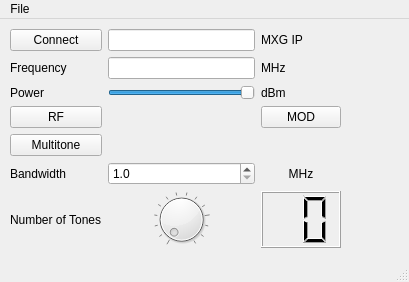
<?xml version="1.0" encoding="UTF-8"?>
<ui version="4.0">
 <class>MainWindow</class>
 <widget class="QMainWindow" name="MainWindow">
  <property name="geometry">
   <rect>
    <x>0</x>
    <y>0</y>
    <width>409</width>
    <height>282</height>
   </rect>
  </property>
  <property name="windowTitle">
   <string>MainWindow</string>
  </property>
  <widget class="QWidget" name="centralwidget">
   <widget class="QWidget" name="gridLayoutWidget">
    <property name="geometry">
     <rect>
      <x>10</x>
      <y>10</y>
      <width>331</width>
      <height>219</height>
     </rect>
    </property>
    <layout class="QGridLayout" name="gridLayout">
     <item row="6" column="3">
      <widget class="QLCDNumber" name="lcdNumber">
       <property name="smallDecimalPoint">
        <bool>false</bool>
       </property>
       <property name="digitCount">
        <number>2</number>
       </property>
      </widget>
     </item>
     <item row="5" column="3">
      <widget class="QLabel" name="label_7">
       <property name="layoutDirection">
        <enum>Qt::LeftToRight</enum>
       </property>
       <property name="text">
        <string>MHz</string>
       </property>
       <property name="alignment">
        <set>Qt::AlignCenter</set>
       </property>
      </widget>
     </item>
     <item row="1" column="3">
      <widget class="QLabel" name="label_5">
       <property name="text">
        <string>MHz</string>
       </property>
      </widget>
     </item>
     <item row="1" column="2">
      <widget class="QLineEdit" name="lineEdit_2"/>
     </item>
     <item row="3" column="3">
      <widget class="QPushButton" name="pushButton_3">
       <property name="text">
        <string>MOD</string>
       </property>
       <property name="checkable">
        <bool>true</bool>
       </property>
      </widget>
     </item>
     <item row="0" column="1">
      <widget class="QPushButton" name="pushButton">
       <property name="text">
        <string>Connect</string>
       </property>
       <property name="shortcut">
        <string>Ctrl+R</string>
       </property>
       <property name="checkable">
        <bool>true</bool>
       </property>
      </widget>
     </item>
     <item row="2" column="1">
      <widget class="QLabel" name="label_2">
       <property name="text">
        <string>Power</string>
       </property>
      </widget>
     </item>
     <item row="0" column="2">
      <widget class="QLineEdit" name="lineEdit"/>
     </item>
     <item row="3" column="1">
      <widget class="QPushButton" name="pushButton_2">
       <property name="text">
        <string>RF</string>
       </property>
       <property name="checkable">
        <bool>true</bool>
       </property>
      </widget>
     </item>
     <item row="2" column="3">
      <widget class="QLabel" name="label_3">
       <property name="text">
        <string>dBm</string>
       </property>
      </widget>
     </item>
     <item row="0" column="3">
      <widget class="QLabel" name="label">
       <property name="text">
        <string>MXG IP</string>
       </property>
      </widget>
     </item>
     <item row="1" column="1">
      <widget class="QLabel" name="label_4">
       <property name="text">
        <string>Frequency</string>
       </property>
      </widget>
     </item>
     <item row="2" column="2">
      <widget class="QSlider" name="horizontalSlider">
       <property name="minimum">
        <number>-100</number>
       </property>
       <property name="maximum">
        <number>0</number>
       </property>
       <property name="orientation">
        <enum>Qt::Horizontal</enum>
       </property>
      </widget>
     </item>
     <item row="5" column="2">
      <widget class="QDoubleSpinBox" name="doubleSpinBox">
       <property name="decimals">
        <number>1</number>
       </property>
       <property name="minimum">
        <double>1.000000000000000</double>
       </property>
       <property name="maximum">
        <double>20.000000000000000</double>
       </property>
       <property name="singleStep">
        <double>0.100000000000000</double>
       </property>
      </widget>
     </item>
     <item row="6" column="1">
      <widget class="QLabel" name="label_8">
       <property name="text">
        <string>Number of Tones</string>
       </property>
      </widget>
     </item>
     <item row="5" column="1">
      <widget class="QLabel" name="label_6">
       <property name="text">
        <string>Bandwidth</string>
       </property>
      </widget>
     </item>
     <item row="6" column="2">
      <widget class="QDial" name="dial">
       <property name="minimum">
        <number>2</number>
       </property>
       <property name="maximum">
        <number>15</number>
       </property>
       <property name="notchesVisible">
        <bool>true</bool>
       </property>
      </widget>
     </item>
     <item row="4" column="1">
      <widget class="QPushButton" name="pushButton_4">
       <property name="text">
        <string>Multitone</string>
       </property>
       <property name="checkable">
        <bool>true</bool>
       </property>
      </widget>
     </item>
    </layout>
   </widget>
  </widget>
  <widget class="QMenuBar" name="menubar">
   <property name="geometry">
    <rect>
     <x>0</x>
     <y>0</y>
     <width>409</width>
     <height>21</height>
    </rect>
   </property>
   <widget class="QMenu" name="menuFile">
    <property name="title">
     <string>File</string>
    </property>
    <addaction name="actionSave"/>
    <addaction name="actionLoad"/>
   </widget>
   <addaction name="menuFile"/>
  </widget>
  <widget class="QStatusBar" name="statusbar"/>
  <action name="actionSave">
   <property name="text">
    <string>Save</string>
   </property>
   <property name="shortcut">
    <string>Ctrl+S</string>
   </property>
  </action>
  <action name="actionLoad">
   <property name="text">
    <string>Load</string>
   </property>
   <property name="shortcut">
    <string>Ctrl+L</string>
   </property>
  </action>
 </widget>
 <tabstops>
  <tabstop>lineEdit</tabstop>
  <tabstop>lineEdit_2</tabstop>
  <tabstop>horizontalSlider</tabstop>
  <tabstop>pushButton</tabstop>
  <tabstop>pushButton_2</tabstop>
  <tabstop>pushButton_3</tabstop>
 </tabstops>
 <resources/>
 <connections>
  <connection>
   <sender>dial</sender>
   <signal>valueChanged(int)</signal>
   <receiver>lcdNumber</receiver>
   <slot>display(int)</slot>
   <hints>
    <hint type="sourcelabel">
     <x>175</x>
     <y>194</y>
    </hint>
    <hint type="destinationlabel">
     <x>302</x>
     <y>194</y>
    </hint>
   </hints>
  </connection>
 </connections>
</ui>
